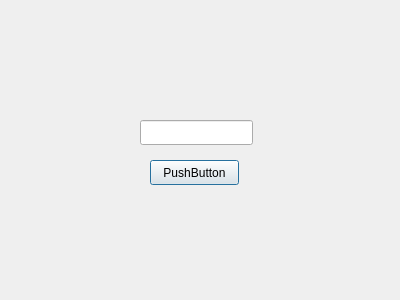
<?xml version="1.0" encoding="UTF-8"?>
<ui version="4.0">
 <class>Dialog</class>
 <widget class="QDialog" name="Dialog">
  <property name="geometry">
   <rect>
    <x>0</x>
    <y>0</y>
    <width>400</width>
    <height>300</height>
   </rect>
  </property>
  <property name="windowTitle">
   <string>Dialog</string>
  </property>
  <widget class="QPushButton" name="pushButton">
   <property name="geometry">
    <rect>
     <x>150</x>
     <y>160</y>
     <width>89</width>
     <height>25</height>
    </rect>
   </property>
   <property name="text">
    <string>PushButton</string>
   </property>
  </widget>
  <widget class="QLineEdit" name="lineEdit">
   <property name="geometry">
    <rect>
     <x>140</x>
     <y>120</y>
     <width>113</width>
     <height>25</height>
    </rect>
   </property>
  </widget>
 </widget>
 <resources/>
 <connections/>
</ui>
